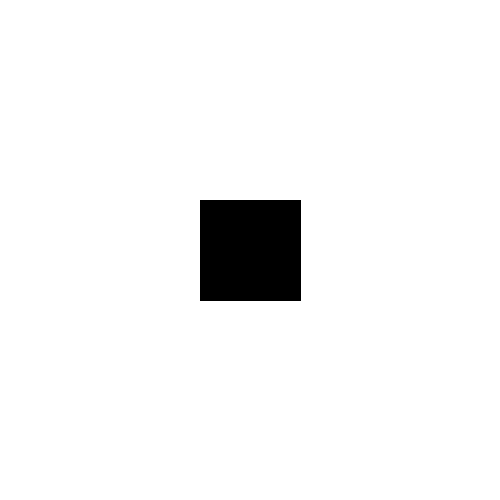
Frame 1 (no input)
Frame 60 (the mouse pressed at the canvas centre just before this capture): identical to frame 1, image omitted
Frame 120 (the mouse held since frame 60 and released just before this capture): identical to frame 1, image omitted

The Processing sketch that drew this single still picture (run headless with seeded random() and noise(); from frame 60 on, the mouse is pressed at the canvas centre):

// Processing sketch: frameCountFormulaModulo
// ── frameCountFormulaModulo.pde
boolean soyRojo;

void setup() {
  size(500, 500);
  soyRojo = false;
  rectMode(CENTER);
}

void draw() {
  background(255);

  //if (frameCount %200 == 0) {
  //  fill(255, 0, 0);
  //} else {
  //  fill(0, 255, 0);
  //}

  if (frameCount %10 == 0) {
    soyRojo = !soyRojo;
  } 

  if(soyRojo == true){
    fill(255,0,0);
    ellipse(width/2, height/2, 100, 100);
  }else{
    fill(0);
    rect(width/2, height/2, 100, 100);
  }
}
